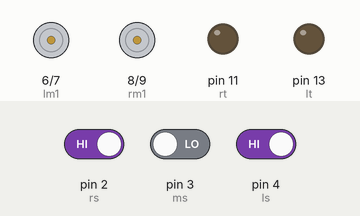
Simulated run of this sketch. Board: Arduino Uno, built with avr-gcc and run on an emulated ATmega328P. Shown: motor-driver pin pairs drawn as motors (green arrow = first pin HIGH = forward, orange = second pin HIGH = backward, longer = more drive), output pins drawn as LEDs (lit = HIGH). Dashed ring = blinking. Inputs (shaded band) come from the test bench; at power-on: pin 3 (ms) LOW, pin 2 (rs) HIGH, pin 4 (ls) HIGH. What the sketch prints to the serial monitor is not drawn.

Above: at 1.8 s.
1.9 s: pin 3 (ms) driven HIGH
At 3.8 s:
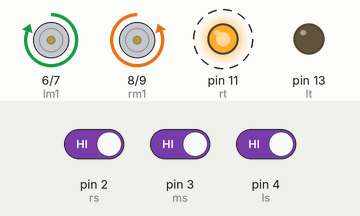
4.9 s: pin 2 (rs) driven LOW
At 7.6 s:
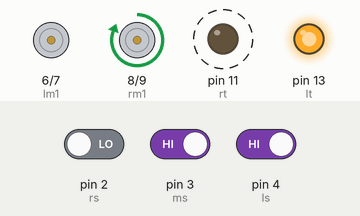
7.9 s: pin 4 (ls) driven LOW
At 8.9 s:
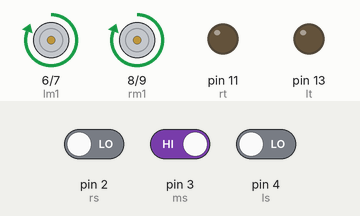
9.9 s: pin 2 (rs) driven HIGH
At 10.6 s:
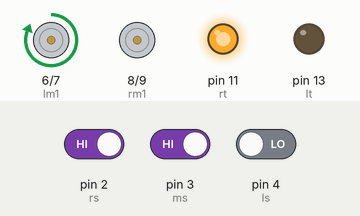
11.4 s: pin 3 (ms) driven LOW
At 11.8 s:
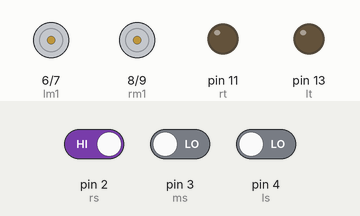
12.9 s: pin 3 (ms) driven HIGH and pin 4 (ls) driven HIGH
At 17.1 s:
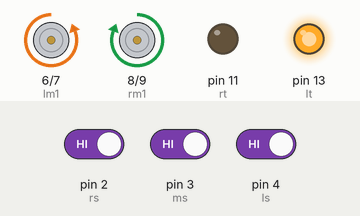
Timing chart, 0 to 18.7 s (numbered marks = the images above; inputs shaded):
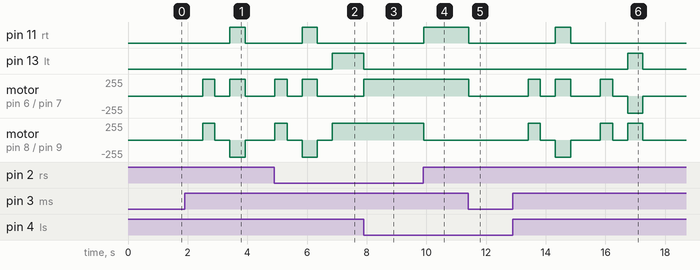

The sketch:

ModLF3tEST.ino
```cpp
#define rs 2
#define ms 3
#define ls 4
#define rt 11
#define lt 13
#define lm1 6
#define lm2 7
#define rm1 8
#define rm2 9
int st = 10,i=0;
int d1,d2,d3;
void setup() {
  // put your setup code here, to run once:
pinMode(rs,INPUT);
pinMode(ms,INPUT);
pinMode(ls,INPUT);
pinMode(rt,OUTPUT);
pinMode(lt,OUTPUT);
pinMode(lm1,OUTPUT);
pinMode(lm2,OUTPUT);
pinMode(rm1,OUTPUT);
pinMode(rm2,OUTPUT);
Serial.begin(9600);
}

void Straight(){
  Serial.print("Straight");
  digitalWrite(rt,LOW);
  digitalWrite(lt,LOW);
  digitalWrite(lm1,HIGH);
  digitalWrite(lm2,LOW);
  digitalWrite(rm1,HIGH);
  digitalWrite(rm2,LOW);
  delay(100);
}

void Stop(){
  Serial.print("Stop");
  digitalWrite(rt,LOW);
  digitalWrite(lt,LOW);
  digitalWrite(lm1,LOW);
  digitalWrite(lm2,LOW);
  digitalWrite(rm1,LOW);
  digitalWrite(rm2,LOW);
  delay(500);
}

void soft_left(){
  Serial.print("Soft Left");
  digitalWrite(lt,HIGH);
  digitalWrite(rt,LOW);
  digitalWrite(lm1,LOW);
  digitalWrite(lm2,LOW);
  digitalWrite(rm1,HIGH);
  digitalWrite(rm2,LOW);
  delay(st);
}

void soft_right(){
  Serial.print("Soft Right");
  digitalWrite(rt,HIGH);
  digitalWrite(lt,LOW);
  digitalWrite(lm1,HIGH);
  digitalWrite(lm2,LOW);
  digitalWrite(rm1,LOW);
  digitalWrite(rm2,LOW);
  delay(st);
}
void sharp_right(){
  slow_for();
  Serial.print("Sharp Right");
  digitalWrite(rt,HIGH);
  digitalWrite(lt,LOW);
  digitalWrite(lm1,HIGH);
  digitalWrite(lm2,LOW);
  digitalWrite(rm1,LOW);
  digitalWrite(rm2,HIGH);
  delay(510);
  Stop();
}
void sharp_left(){
  slow_for();
  Serial.print("Sharp Left");
  digitalWrite(lt,HIGH);
  digitalWrite(rt,LOW);
  digitalWrite(lm1,LOW);
  digitalWrite(lm2,HIGH);
  digitalWrite(rm1,HIGH);
  digitalWrite(rm2,LOW);
  delay(510);
  Stop();
}
void slow_for(){
  Stop();
  Serial.print("Slow Forward");
  digitalWrite(rt,LOW);
  digitalWrite(lt,LOW);
  digitalWrite(lm1,HIGH);
  digitalWrite(lm2,LOW);
  digitalWrite(rm1,HIGH);
  digitalWrite(rm2,LOW);
  delay(410);
  Stop();
}

void loop() {
  // put your main code here, to run repeatedly:
d1=digitalRead(ls);
d2=digitalRead(ms);
d3=digitalRead(rs);
Serial.print(d1);
Serial.print("\t");
Serial.print(d2);
Serial.print("\t");
Serial.println(d3);
if(d1==0 && d2==1 && d3==0){
  Straight();
}
else if(d1==1 && d2==1 && d3==0){
  soft_left();
}
else if(d1==0 && d2==1 && d3==1){
  soft_right();
}
else if(d1==1 && d2==1 && d3==1)
{
  i++;
  if(i==1){
    sharp_right();
  }
  else if(i==2){
    sharp_right();
  }
  else if(i==3){
    sharp_right();
  }
  else if(i==4){
    sharp_left();
  }
  else{
    Stop();
  }
}
else
  Stop();
}
```

Measured:
- after the input at 1.9 s, pin 11 (rt): LOW → HIGH after 1.5 s, → LOW 0.51 s later; motor on pin 6 (lm1) / pin 7 (lm2): alternates forward 255/255 for 0.46 s and stopped for 0.50 s, starting after 0.60 s
- after the input at 4.9 s, pin 13 (lt): LOW → HIGH after 1.9 s; motor on pin 6 (lm1) / pin 7 (lm2): goes on until 6.3 s, then stays stopped
- after the input at 7.9 s, pin 13 (lt): HIGH → LOW at once; motor on pin 6 (lm1) / pin 7 (lm2): stopped → forward 255/255 at once
- after the input at 9.9 s, pin 11 (rt): LOW → HIGH at once; motor on pin 8 (rm1) / pin 9 (rm2): forward 255/255 → stopped at once
- after the input at 11.4 s, pin 11 (rt): HIGH → LOW at once; motor on pin 6 (lm1) / pin 7 (lm2): forward 255/255 → stopped at once
- after the input at 12.9 s, pin 11 (rt): LOW → HIGH after 1.4 s, → LOW 0.51 s later; pin 13 (lt): LOW → HIGH after 3.8 s, → LOW 0.51 s later
